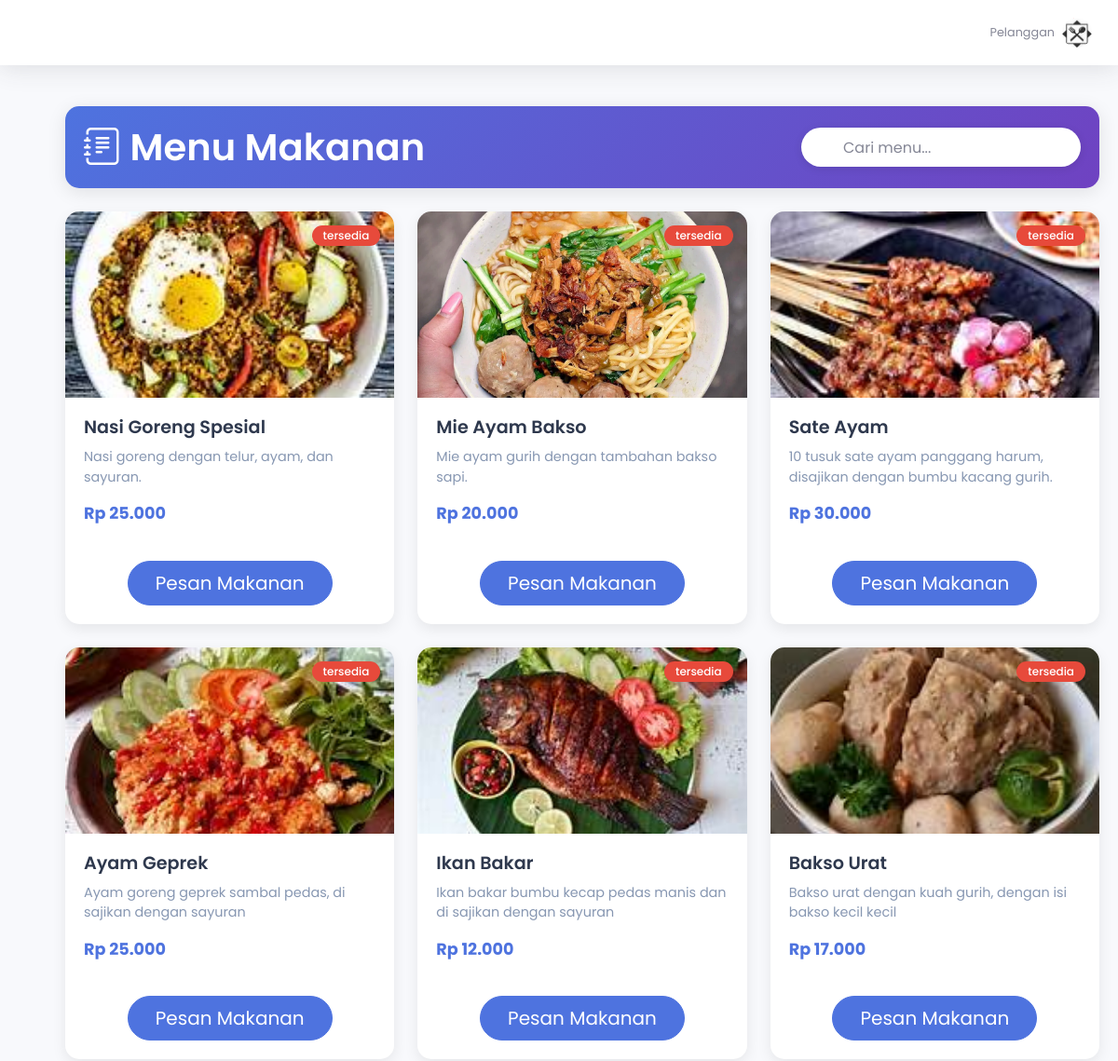
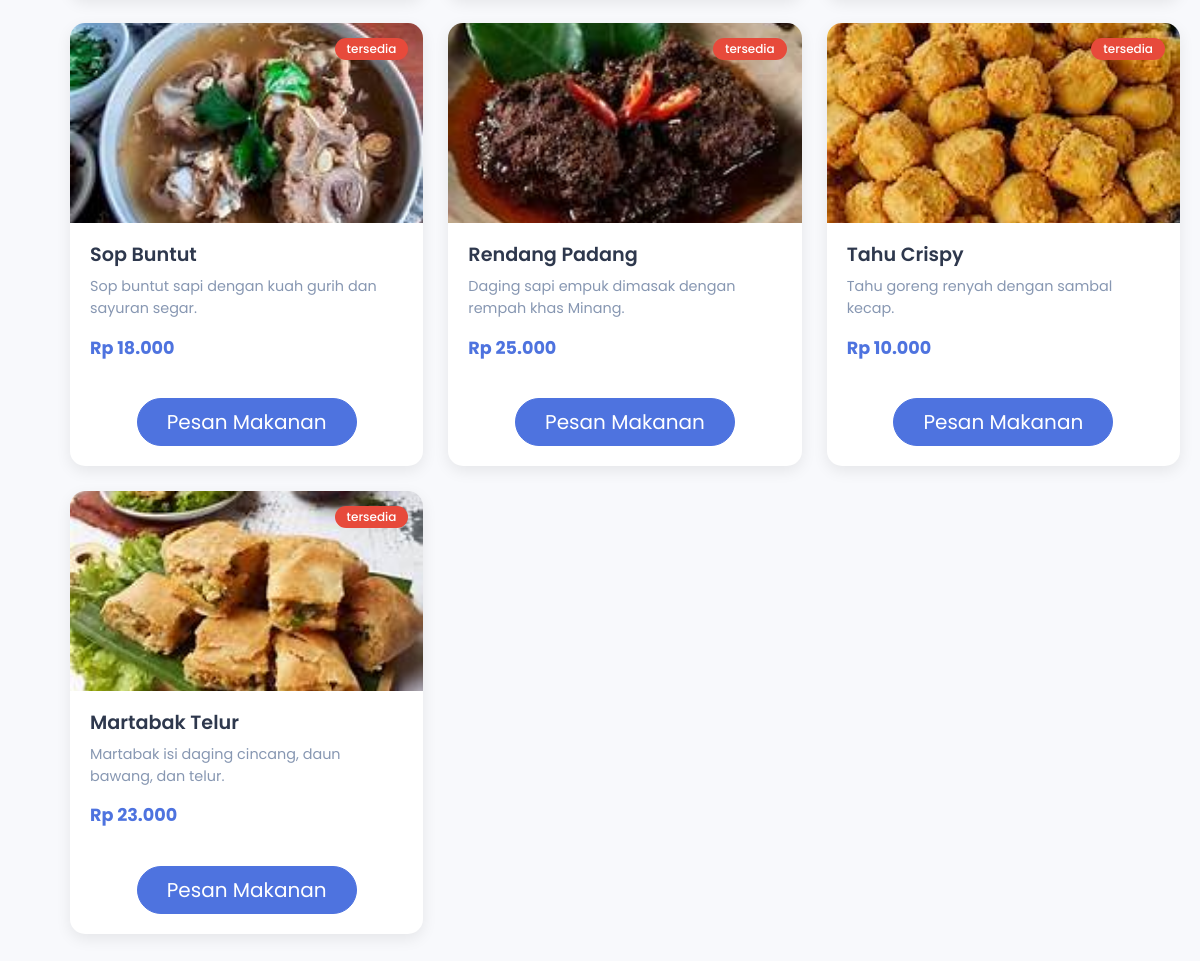
Page /backend/pages/menu_makanan1/index.php (signed in) on the committed database (2 pictures, top to bottom).
### tables this page shows
CREATE TABLE `masakan` (
  `id_masakan` int NOT NULL,
  `nama_masakan` varchar(255) NOT NULL,
  `harga` decimal(10,2) NOT NULL,
  `status_masakan` varchar(255) NOT NULL,
  `gambar_masakan` text NOT NULL,
  `deskripsi_makanan` varchar(255) NOT NULL
);

### backend/pages/menu_makanan1/index.php (the view, shortened to what this page needs)
<?php
include '../../partials/header.php';
include '../../partials/navbar1.php';
include '../../config/connaction.php';
$search = isset($_GET['q']) ? trim($_GET['q']) : '';
$query = "
    SELECT id_masakan, nama_masakan, harga, status_masakan, gambar_masakan, deskripsi_makanan
    FROM masakan
    " . ($search != '' ? "WHERE nama_masakan LIKE '%$search%' OR deskripsi_makanan LIKE '%$search%'" : "") . "
    ORDER BY id_masakan ASC
";
$result = mysqli_query($connect, $query) or die("Query Error: " . mysqli_error($connect));
?>
<link href="https://cdn.jsdelivr.net/npm/bootstrap-icons@1.10.5/font/bootstrap-icons.css" rel="stylesheet">
<div class="main-content">
    <div class="page-header d-flex justify-content-between align-items-center flex-wrap">
        <h1 class="page-title"><i class="bi bi-journal-text me-2"></i> Menu Makanan</h1>
        <form class="search-form" method="GET" action="">
            <button type="submit"><i class="bi bi-search"></i></button>
            <input type="text"
                   name="q"
                   class="form-control"
                   placeholder="Cari menu..."
                   value="<?= htmlspecialchars($_GET['q'] ?? '') ?>">
        </form>
    </div>
    <div class="menu-grid">
        <?php if (mysqli_num_rows($result) > 0): ?>
            <?php while ($item = mysqli_fetch_assoc($result)): ?>
            <div class="menu-card">
                <div class="menu-img-container">
                    <?php if (!empty($item['gambar_masakan'])): ?>
                        <img src="../../../storages/menu_makanan/<?= htmlspecialchars($item['gambar_masakan']) ?>"
                             class="menu-img"
                             alt="<?= htmlspecialchars($item['nama_masakan']) ?>">
                    <?php else: ?>
                        <div class="d-flex align-items-center justify-content-center h-100 bg-light">
                            <i class="bi bi-image text-muted" style="font-size: 3rem;"></i>
                        </div>
                    <?php endif; ?>
                    <span class="menu-status text-white badge bg-<?= $item['status_masakan']=='Tersedia'?'success':'danger' ?>">
                        <?= htmlspecialchars($item['status_masakan']) ?>
                    </span>
                </div>
                <div class="menu-body">
                    <h3 class="menu-title"><?= htmlspecialchars($item['nama_masakan']) ?></h3>
                    <p class="menu-desc"><?= htmlspecialchars($item['deskripsi_makanan']) ?></p>
                    <p class="menu-price">Rp <?= number_format($item['harga'], 0, ',', '.') ?></p>
                </div>
                <div class="menu-footer">
                    <?php if (isset($_SESSION['id_user'])): ?>
<a href="../../pages/menu_makanan1/pesan_makanan.php?id=<?= $item['id_masakan'] ?>"
   class="btn btn-primary btn-lg">
   Pesan Makanan
</a>
                    <?php endif; ?>
                </div>
            </div>
            <?php endwhile; ?>
        <?php endif; ?>
    </div>
</div>
<?php
include '../../partials/script.php';
?>

### backend/pages/menu_makanan1/index.php (style rules this page uses)
:root { --primary: #4e73df; --secondary: #6f42c1; --success: #1cc88a; --danger: #e74a3b; --light: #f8f9fc; --dark: #ffffffff; }
body { font-family: 'Poppins', sans-serif; background-color: #f5f7fb; }
.main-content { margin-left: 50px; margin-top: 20px; margin-bottom: 30px; padding: 20px; }
.page-header { background: linear-gradient(135deg, var(--primary) 0%, var(--secondary) 100%); border-radius: 15px; padding: 20px; margin-bottom: 25px; box-shadow: 0 4px 20px rgba(0, 0, 0, 0.1); }
.page-title { font-weight: 600; color: white; margin: 0; }
.search-form { position: relative; max-width: 300px; }
.search-form input { border-radius: 50px; padding-left: 45px; box-shadow: 0 2px 10px rgba(0, 0, 0, 0.1); border: none; height: 42px; }
.search-form button { position: absolute; left: 12px; top: 50%; transform: translateY(-50%); background: transparent; border: none; color: var(--dark); z-index: 10; }
.menu-grid { display: grid; grid-template-columns: repeat(auto-fill, minmax(280px, 1fr)); gap: 25px; justify-content: start; }
.menu-card { background: white; border-radius: 15px; overflow: hidden; transition: all 0.3s ease; box-shadow: 0 5px 15px rgba(0, 0, 0, 0.08); border: none; }
.menu-img-container { position: relative; height: 200px; overflow: hidden; }
.menu-img { width: 100%; height: 100%; object-fit: cover; transition: transform 0.5s ease; }
.menu-status { position: absolute; top: 15px; right: 15px; font-size: 0.75rem; padding: 5px 12px; border-radius: 50px; font-weight: 500; }
.menu-body { padding: 20px; }
.menu-title { font-size: 1.2rem; font-weight: 600; margin-bottom: 10px; color: #2e384d; }
.menu-desc { color: #8797b2; font-size: 0.9rem; margin-bottom: 15px; line-height: 1.5; display: -webkit-box; -webkit-line-clamp: 2; -webkit-box-orient: vertical; overflow: hidden; }
.menu-price { font-weight: 700; color: var(--primary); font-size: 1.1rem; margin-bottom: 15px; }
.menu-footer { padding: 20px; display: flex; justify-content: center; align-items: flex-end; height: 70px; }
.menu-footer .btn { width: 100%; max-width: 220px; border-radius: 50px; }

### rows in the picture
masakan: gambar_masakan (picture), status_masakan "tersedia", nama_masakan "Nasi Goreng Spesial", deskripsi_makanan "Nasi goreng dengan telur, ayam, dan sayuran.", harga "25.000"
masakan: gambar_masakan (picture), status_masakan "tersedia", nama_masakan "Mie Ayam Bakso", deskripsi_makanan "Mie ayam gurih dengan tambahan bakso sapi.", harga "20.000"
masakan: gambar_masakan (picture), status_masakan "tersedia", nama_masakan "Sate Ayam", deskripsi_makanan "10 tusuk sate ayam panggang harum, disajikan dengan bumbu kacang gurih.", harga "30.000"
masakan: gambar_masakan (picture), status_masakan "tersedia", nama_masakan "Ayam Geprek", deskripsi_makanan "Ayam goreng geprek sambal pedas, di sajikan dengan sayuran", harga "25.000"
masakan: gambar_masakan (picture), status_masakan "tersedia", nama_masakan "Ikan Bakar", deskripsi_makanan "Ikan bakar bumbu kecap pedas manis dan di sajikan dengan sayuran", harga "12.000"
masakan: gambar_masakan (picture), status_masakan "tersedia", nama_masakan "Bakso Urat", deskripsi_makanan "Bakso urat dengan kuah gurih, dengan isi bakso kecil kecil", harga "17.000"
masakan: gambar_masakan (picture), status_masakan "tersedia", nama_masakan "Sop Buntut", deskripsi_makanan "Sop buntut sapi dengan kuah gurih dan sayuran segar.", harga "18.000"
masakan: gambar_masakan (picture), status_masakan "tersedia", nama_masakan "Rendang Padang", deskripsi_makanan "Daging sapi empuk dimasak dengan rempah khas Minang.", harga "25.000"
masakan: gambar_masakan (picture), status_masakan "tersedia", nama_masakan "Tahu Crispy", deskripsi_makanan "Tahu goreng renyah dengan sambal kecap.", harga "10.000"
masakan: gambar_masakan (picture), status_masakan "tersedia", nama_masakan "Martabak Telur", deskripsi_makanan "Martabak isi daging cincang, daun bawang, dan telur.", harga "23.000"

### other values in the picture
$role_name "Pelanggan"
